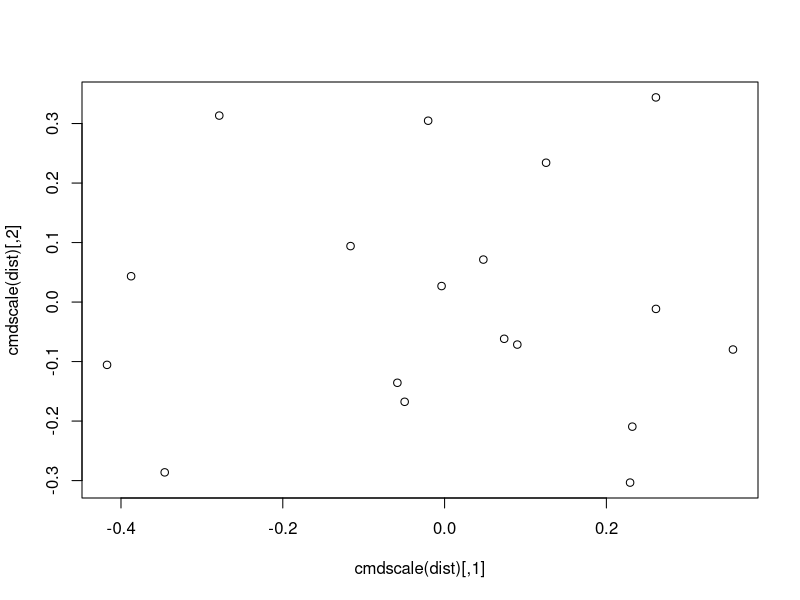

Reproduce this figure in R.
library(cluster)
flower
str(flower)
dist=daisy(flower, type=list(asymm=c(1, 3), symm=2, ordratio=7))
str(dist)
dist

# performing MDS
plot(cmdscale(dist))
